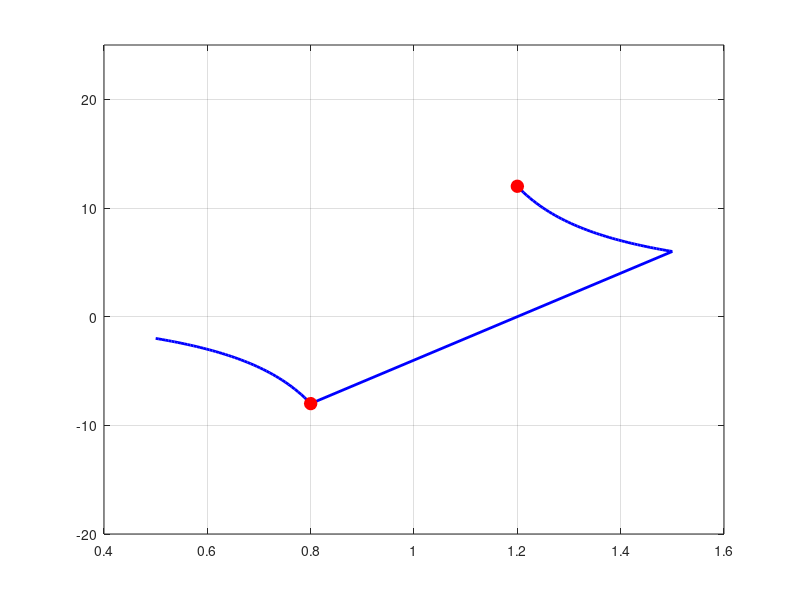

Write the MATLAB code that produced this figure. (Note: this script raises an error after producing the figure.)
clear all;
clf;

% 1. Puntos que se acercan a 1 (rango visible para la pantalla)
x_izquierda = linspace(0.5, 0.8, 50);   % Se detiene en 0.8 (f(0.8) = -8)
x_derecha   = linspace(1.5, 1.2, 50);   % Se detiene en 1.2 (f(1.2) = 12)
x = [x_izquierda, x_derecha];

% 2. Calcular la función
y = (2*x) ./ (x - 1);

% 3. Graficar la curva principal
plot(x, y, 'b', 'LineWidth', 2);
hold on;

% 4. Graficar los puntos de aproximación (¡Ahora sí están en rango!)
y_izq_limite = (2 * 0.8) / (0.8 - 1);  % Da -8
y_der_limite = (2 * 1.2) / (1.2 - 1);  % Da 12

plot(0.8, y_izq_limite, 'ro', 'MarkerSize', 9, 'MarkerFaceColor', 'r');
plot(1.2, y_der_limite, 'ro', 'MarkerSize', 9, 'MarkerFaceColor', 'r');

% 5. Ajustar una escala perfecta para el ojo humano
grid on;
axis([0.4, 1.6, -20, 25]);

ax = gca;
ax.XAxisLocation = 'origin';
title('Aproximacion Visible al Limite de f(x) = 2x / (x-1)');
xlabel('Eje X');
ylabel('Eje Y');
legend('f(x)', 'Puntos de Evaluacion', 'Location', 'NorthEast');
hold off;
